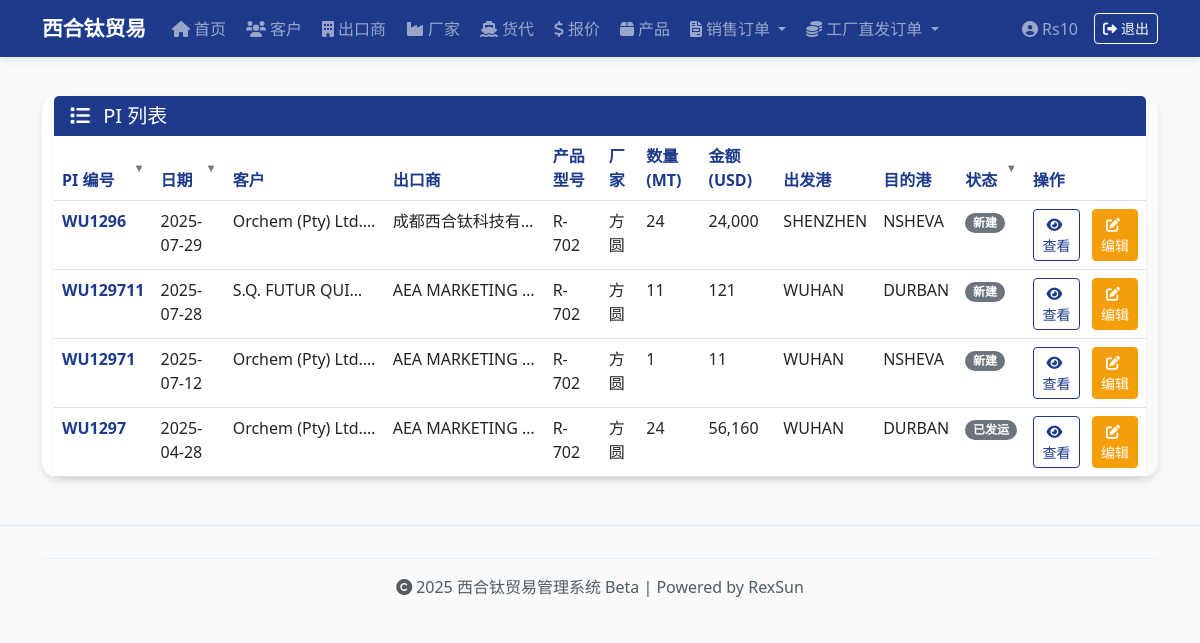
The app's page /pi-list (signed in) with its own data.
### app.py (models this page shows, shortened)
class User(UserMixin, db.Model):
    id = db.Column(db.Integer, primary_key=True)
    username = db.Column(db.String(50), unique=True, nullable=False)
    password_hash = db.Column(db.String(128), nullable=False)
    role = db.Column(db.String(20), default='admin')

class PI(db.Model):
    __tablename__ = 'pi'
    id = db.Column(db.Integer, primary_key=True)
    pi_no = db.Column(db.String(50), unique=True, nullable=False)
    pi_date = db.Column(db.Date, nullable=False)
    customer_id = db.Column(db.Integer, db.ForeignKey('customer.id'), nullable=False)
    exporter_id = db.Column(db.Integer, db.ForeignKey('exporter.id'), nullable=False)
    payment_terms = db.Column(db.String(100))
    loading_port = db.Column(db.String(100))
    destination_port = db.Column(db.String(100))
    bank = db.Column(db.Text) # 存放整段银行账户信息文本
    shipment_date = db.Column(db.Date)
    note = db.Column(db.String(200))
    status = db.Column(db.String(20), default='新建')
    customer_name_snapshot = db.Column(db.String(100))  # 客户名称快照
    customer_address_snapshot = db.Column(db.String(200))  # 客户地址快照
    customer_tax_code_snapshot = db.Column(db.String(100))  # 客户税号快照
    customer_country_snapshot = db.Column(db.String(50))  # 客户国家快照
    customer_contact_snapshot = db.Column(db.String(100))  # 客户联系人快照
    customer_phone_snapshot = db.Column(db.String(50))  # 客户电话快照
    customer_email_snapshot = db.Column(db.String(100))  # 客户邮箱快照
    exporter_name_snapshot = db.Column(db.String(100))  # 出口商名称快照
    exporter_address_snapshot = db.Column(db.String(200))  # 出口商地址快照
    exporter_tax_code_snapshot = db.Column(db.String(100))  # 出口商税号快照
    exporter_country_snapshot = db.Column(db.String(50))  # 出口商国家快照
    exporter_contact_snapshot = db.Column(db.String(100))  # 出口商联系人快照
    exporter_phone_snapshot = db.Column(db.String(50))  # 出口商电话快照
    exporter_email_snapshot = db.Column(db.String(100))  # 出口商邮箱快照
    products = db.relationship('PIItem', backref='pi', cascade="all, delete-orphan")  # 👈 注意这里不用引号
    customer = db.relationship('Customer')
    exporter = db.relationship('Exporter', foreign_keys='PI.exporter_id')
    freight_forwarder_id = db.Column(db.Integer, db.ForeignKey('freight_forwarder.id'))
    freight_forwarder = db.relationship('FreightForwarder')
    ocean_freight = db.Column(db.Float)
    container_date = db.Column(db.Date)
    container_location = db.Column(db.String(100))
    etd = db.Column(db.Date)
    eta = db.Column(db.Date)
    coo_required = db.Column(db.String(10))   # '需要' / '不需要'
    apta_required = db.Column(db.String(10))
    export_license_required = db.Column(db.String(10))
    customs_docs_required = db.Column(db.String(10))
    other_documents = db.Column(db.String(200))
    bill_of_lading = db.Column(db.String(100))
    shipping_company = db.Column(db.String(100))
    coa_status = db.Column(db.String(20))
    insurance_status = db.Column(db.String(20))
    document_shipping_status = db.Column(db.String(20))
    tracking_number = db.Column(db.String(100))
    batch_no = db.Column(db.String(200)) #多个批号用 ; 分隔
    actual_departure_date = db.Column(db.Date)  # 实际发运日期 7.4日新增
    vessel_info = db.Column(db.String(100))
    booking_number = db.Column(db.String(100))
    container_type_quantity = db.Column(db.String(20))
    shipping_mark = db.Column(db.String(50))
    freight_term = db.Column(db.String(50))
    contract_number = db.Column(db.String(100))
    freight_clause = db.Column(db.String(200))
    waybill_option = db.Column(db.String(50))
    container_number = db.Column(db.String(50))
    seal_number = db.Column(db.String(50))
    container_type = db.Column(db.String(20))
    quantity_units = db.Column(db.Float)
    gross_weight = db.Column(db.Float)
    volume = db.Column(db.Float)
    vgm = db.Column(db.String(50))
    total_quantity = db.Column(db.Float)
    total_quantity_unit = db.Column(db.String(20))
    total_weight = db.Column(db.Float)
    total_weight_unit = db.Column(db.String(20))
    total_volume = db.Column(db.Float)
    total_volume_unit = db.Column(db.String(20))
    total_vgm = db.Column(db.String(50))
    actual_arrival_date = db.Column(db.Date)  # 实际到港日期
    payment_received = db.Column(db.String(10))  # 货款收齐：'已收齐' / '未收齐'
    freight_invoice_amount = db.Column(db.Float)  # 货代账单金额
    freight_invoice_confirmed = db.Column(db.String(10))  # 货代账单确认状态 '已确认' / '未确认'
    freight_invoice_issued = db.Column(db.String(10))  # 货代发票开具状态 '已开具' / '未开具'
    telex_release = db.Column(db.String(10))  # PI电放状态 '已电放' / '未电放'
    settlement_documents_required = db.Column(db.String(10))  # 结汇文件 '需要' / '不需要'
    freight_payment_status = db.Column(db.String(10))  # 运费付款状态：'已付款' / '未付款'
    commission_factory_id = db.Column(db.Integer, db.ForeignKey('factory.id'))
    commission_exporter_id = db.Column(db.Integer, db.ForeignKey('exporter.id'))
    commission_amount = db.Column(db.Float)
    commission_rate = db.Column(db.Float)
    commission_status = db.Column(db.String(20))
    factory_sale_amount = db.Column(db.Float)
    commission_factory = db.relationship('Factory', foreign_keys='PI.commission_factory_id')
    commission_exporter = db.relationship('Exporter', foreign_keys='PI.commission_exporter_id')

class PIItem(db.Model):
    __tablename__ = 'pi_item'
    id = db.Column(db.Integer, primary_key=True)
    pi_id = db.Column(db.Integer, db.ForeignKey('pi.id'), nullable=False)
    product_id = db.Column(db.Integer, db.ForeignKey('product.id'), nullable=False)
    factory_id = db.Column(db.Integer, db.ForeignKey('factory.id'), nullable=False)
    trade_term = db.Column(db.String(50))
    unit_price = db.Column(db.Float)
    quantity = db.Column(db.Float)
    total_price = db.Column(db.Float)
    product_category_snapshot = db.Column(db.String(100))  # 产品类别快照
    product_brand_snapshot = db.Column(db.String(100))  # 产品品牌快照
    product_model_snapshot = db.Column(db.String(100))  # 产品型号快照
    product_packaging_snapshot = db.Column(db.String(100))  # 产品包装快照
    factory_name_snapshot = db.Column(db.String(100))  # 厂家名称快照
    factory_address_snapshot = db.Column(db.String(200))  # 厂家地址快照
    factory_tax_code_snapshot = db.Column(db.String(100))  # 厂家税号快照
    factory_country_snapshot = db.Column(db.String(50))  # 厂家国家快照
    factory_contact_snapshot = db.Column(db.String(100))  # 厂家联系人快照
    factory_phone_snapshot = db.Column(db.String(50))  # 厂家电话快照
    factory_email_snapshot = db.Column(db.String(100))  # 厂家邮箱快照
    product = db.relationship('Product')
    factory = db.relationship('Factory')

### app.py (the view)
@app.route('/pi-list')
@login_required
def show_pi_list():
    status_order = ['新建', '待发运', '已发运', '已到港', '已完成']
    pi_list = PI.query.filter(PI.commission_factory_id.is_(None), PI.commission_exporter_id.is_(None)).all()
    pi_list = sorted(
        pi_list,
        key=lambda pi: (status_order.index(pi.status) if pi.status in status_order else len(status_order), -pi.pi_date.toordinal() if pi.pi_date else 0)
    )
    return render_template('pi_list.html', pi_list=pi_list)

### templates/pi_list.html (shortened to what this page needs)
{% extends "base.html" %}
{% block content %}
<div class="container mt-4">
  <div class="pi-list-section">
    <div class="card border-0 shadow-sm">
      <div class="card-header bg-navy text-white">
        <h5 class="mb-0">
          <i class="fas fa-list me-2"></i> PI 列表
        </h5>
      </div>
      <div class="card-body p-0">
        <div class="table-responsive">
          <table id="piTable" class="table table-hover mb-0">
            <thead class="bg-light-gray">
              <tr>
                <th onclick="sortTable(0)" class="sortable-header text-navy">PI 编号</th>
                <th onclick="sortTable(1)" class="sortable-header text-navy">日期</th>
                <th class="text-navy">客户</th>
                <th class="text-navy">出口商</th>
                <th class="text-navy">产品型号</th>
                <th class="text-navy">厂家</th>
                <th class="text-navy">数量(MT)</th>
                <th class="text-navy">金额(USD)</th>
                <th class="text-navy">出发港</th>
                <th class="text-navy">目的港</th>
                <th onclick="sortTable(10)" class="sortable-header text-navy">状态</th>
                <th class="text-navy">操作</th>
              </tr>
            </thead>
            <tbody>
              {% for pi in pi_list %}
              <tr class="table-row-hover">
                <td class="fw-bold text-navy">{{ pi.pi_no }}</td>
                <td>{{ pi.pi_date.strftime('%Y-%m-%d') }}</td>
                <td style="max-width: 160px; overflow: hidden; text-overflow: ellipsis; white-space: nowrap;">
                  <span title="{{ pi.customer_name_snapshot or (pi.customer.name if pi.customer else '') }}">{{ pi.customer_name_snapshot or (pi.customer.name if pi.customer else '') }}</span>
                </td>
                <td style="max-width: 160px; overflow: hidden; text-overflow: ellipsis; white-space: nowrap;">
                  <span title="{{ pi.exporter_name_snapshot or (pi.exporter.name if pi.exporter else '') }}">{{ pi.exporter_name_snapshot or (pi.exporter.name if pi.exporter else '') }}</span>
                </td>
                <td>
                  {% for item in pi.products %}
                    {{ item.product_model_snapshot or item.product.model }}<br>
                  {% endfor %}
                </td>
                <td>
                  {% for item in pi.products %}
                    {{ item.factory_name_snapshot or item.factory.name }}<br>
                  {% endfor %}
                </td>
                <td>
                  {% for item in pi.products %}
                    {{ item.quantity | int }}<br>
                  {% endfor %}
                </td>
                <td>{{ (pi.products | sum(attribute='total_price')) | int | format_number }}</td>
                <td>{{ pi.loading_port }}</td>
                <td>{{ pi.destination_port }}</td>
                <td>
                  {% if pi.status == '已完成' %}
                    <span class="badge bg-success rounded-pill">{{ pi.status }}</span>
                  {% else %}
                    <span class="badge bg-secondary rounded-pill">{{ pi.status }}</span>
                  {% endif %}
                </td>
                <td>
                  <div class="d-flex flex-row gap-2">
                    <a href="{{ url_for('view_pi', pi_id=pi.id) }}" class="btn btn-sm btn-outline-navy me-1">
                      <i class="fas fa-eye me-1"></i>查看
                    </a>
                    <a href="{{ url_for('edit_pi', pi_id=pi.id) }}" class="btn btn-sm btn-accent">
                      <i class="fas fa-edit me-1"></i>编辑
                    </a>
                  </div>
                </td>
              </tr>
              {% endfor %}
            </tbody>
          </table>
        </div>
      </div>
    </div>
  </div>
</div>
{% endblock %}

### templates/base.html (shortened to what this page needs)
<!DOCTYPE html>
<html lang="zh-CN">
<head>
  <link href="https://cdn.jsdelivr.net/npm/bootstrap@5.3.0/dist/css/bootstrap.min.css" rel="stylesheet">
  <link href="https://cdnjs.cloudflare.com/ajax/libs/font-awesome/6.0.0/css/all.min.css" rel="stylesheet">
  <link href="{{ url_for('static', filename='style.css') }}" rel="stylesheet">
</head>
<body>
  {% if not (request.endpoint == 'login' or request.endpoint == 'static') %}
  <nav class="navbar navbar-expand-lg navbar-dark bg-navy fixed-top">
    <div class="container">
      <a class="navbar-brand fw-bold" href="/">
        西合钛贸易
      </a>
      <div class="collapse navbar-collapse" id="navbarNav">
        <ul class="navbar-nav me-auto mb-2 mb-lg-0">
          <li class="nav-item">
            <a class="nav-link" href="/">
              <i class="fas fa-home me-1"></i>首页
            </a>
          </li>
          <li class="nav-item">
            <a class="nav-link" href="/customers">
              <i class="fas fa-users me-1"></i>客户
            </a>
          </li>
          <li class="nav-item">
            <a class="nav-link" href="/exporters">
              <i class="fas fa-building me-1"></i>出口商
            </a>
          </li>
          <li class="nav-item">
            <a class="nav-link" href="/factories">
              <i class="fas fa-industry me-1"></i>厂家
            </a>
          </li>
          <li class="nav-item">
            <a class="nav-link" href="/freight-forwarders">
              <i class="fas fa-ship me-1"></i>货代
            </a>
          </li>
          <li class="nav-item">
            <a class="nav-link" href="/freight-quotes">
              <i class="fas fa-dollar-sign me-1"></i>报价
            </a>
          </li>
          <li class="nav-item">
            <a class="nav-link" href="/products">
              <i class="fas fa-box me-1"></i>产品
            </a>
          </li>
          <li class="nav-item dropdown">
            <a class="nav-link dropdown-toggle" href="#" id="salesOrderDropdown" role="button" data-bs-toggle="dropdown" aria-expanded="false">
              <i class="fas fa-file-invoice me-1"></i>销售订单
            </a>
          </li>
          <li class="nav-item dropdown">
            <a class="nav-link dropdown-toggle" href="#" id="commissionOrderDropdown" role="button" data-bs-toggle="dropdown" aria-expanded="false">
              <i class="fas fa-coins me-1"></i>工厂直发订单
            </a>
          </li>
        </ul>
        {% if current_user.is_authenticated %}
        <ul class="navbar-nav ms-auto">
          <li class="nav-item d-flex align-items-center">
            <span class="navbar-text me-3">
              <i class="fas fa-user-circle me-1"></i>{{ current_user.username }}
            </span>
          </li>
          <li class="nav-item d-flex align-items-center">
            <a class="btn btn-outline-light btn-sm" href="{{ url_for('logout') }}">
              <i class="fas fa-sign-out-alt me-1"></i>退出
            </a>
          </li>
        </ul>
        {% endif %}
      </div>
    </div>
  </nav>
  {% endif %}
  <div class="container mt-5 pt-4">
    <div class="content-card">
      {% block content %}
      {% endblock %}
    </div>
  </div>
  <footer class="footer text-center text-muted py-3 mt-5">
    <div class="container">
      <hr class="my-3">
      <p class="mb-0">
        <i class="fas fa-copyright me-1"></i>2025 西合钛贸易管理系统 Beta | Powered by RexSun
      </p>
    </div>
  </footer>
</body>
</html>

### records on screen
User: username "Rs10"
PI: pi_no "WU1296", pi_date "2025-07-29", customer_name_snapshot "Orchem (Pty) Ltd.…", exporter_name_snapshot "成都西合钛科技有…", products "24,000", loading_port "SHENZHEN", destination_port "NSHEVA", status "新建"
PIItem: product_model_snapshot "R-702", factory_name_snapshot "方圆", quantity "24"
PI: pi_no "WU129711", pi_date "2025-07-28", customer_name_snapshot "S.Q. FUTUR QUI…", exporter_name_snapshot "AEA MARKETING…", products "121", loading_port "WUHAN", destination_port "DURBAN", status "新建"
PIItem: product_model_snapshot "R-702", factory_name_snapshot "方圆", quantity "11"
PI: pi_no "WU12971", pi_date "2025-07-12", customer_name_snapshot "Orchem (Pty) Ltd.…", exporter_name_snapshot "AEA MARKETING…", products "11", loading_port "WUHAN", destination_port "NSHEVA", status "新建"
PIItem: product_model_snapshot "R-702", factory_name_snapshot "方圆", quantity "1"
PI: pi_no "WU1297", pi_date "2025-04-28", customer_name_snapshot "Orchem (Pty) Ltd.…", exporter_name_snapshot "AEA MARKETING…", products "56,160", loading_port "WUHAN", destination_port "DURBAN", status "已发运"
PIItem: product_model_snapshot "R-702", factory_name_snapshot "方圆", quantity "24"
